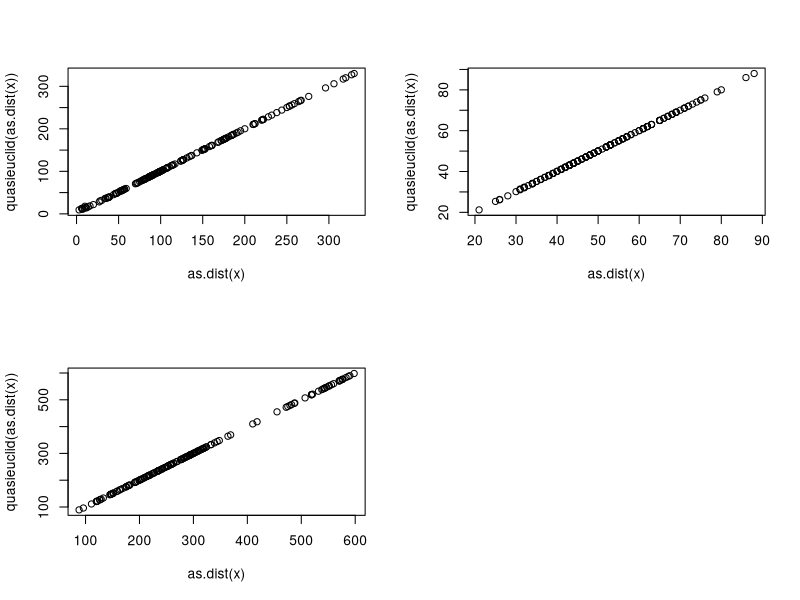

R code for this plot:
library(ade4)


### Name: quasieuclid
### Title: Transformation of a distance matrice to a Euclidean one
### Aliases: quasieuclid
### Keywords: array

### ** Examples

data(yanomama)
geo <- as.dist(yanomama$geo)
is.euclid(geo) # FALSE
geo1 <- quasieuclid(geo)
is.euclid(geo1) # TRUE
par(mfrow = c(2,2))
lapply(yanomama, function(x) plot(as.dist(x), quasieuclid(as.dist(x))))

par(mfrow = c(1,1))
